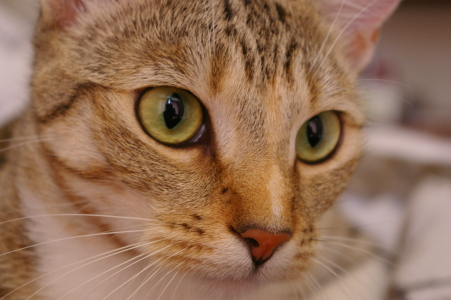
#> input picture skimage.data.chelsea(), 451 x 300 px
$ jupyter execute --allow-errors image_processing_intro.ipynb   (shell and % lines are left out)   (Python 2 division)
#> lines starting #> are read from the running program, lines starting #| are printed output that depends on the picture
# Introduction to image processing

See also the [computer vision lecture notes](material/brink_cv_notes.pdf) by Willie Brink et al. (SU)
from where I borrowed some of the exercises below.

## Concepts

- What is an image and how is it formed?
- **What** is image processing and **why** do it?
- How do we represent images on the computer?
  - Floating point or integers
  - Grey or colour -- and moving from grey to colour [0.2125, 0.7154, 0.0721]
  - Other color spaces, e.g. for printing (CMYK) or perception (HSV)
  - Transparency

[cell 1]
import matplotlib.pyplot as plt
import numpy as np

[cell 2]
image = np.zeros((100, 100)).astype(int)

image[30:60, 30:60] = 255
image[:10, :10] = 128

print image

[cell 3]
plt.imshow(image, cmap='gray', interpolation='nearest',
           vmin=0, vmax=255)

[cell 4]
image = np.zeros((100, 100))
image[:50, :50] = 0.8
image[50:, 50:] = 0.4

plt.imshow(image, cmap='gray', interpolation='nearest',
           vmin=0, vmax=1)

[cell 5]
rgb = np.zeros((100, 100, 3))

rgb[:10, :10, 0] = 1
rgb[10:30, 10:30, 1] = 1
rgb[-30:, -30:, 2] = 1

plt.imshow(rgb, vmin=0, vmax=1)

[cell 6]
rgb = np.zeros((100, 100, 3))

rgb[:10, :10, 0] = 1
rgb[10:30, 10:30, 1] = 1
rgb[:, :, 2] = 1

plt.imshow(rgb, vmin=0, vmax=1)

[cell 7]
from skimage import data
cat = data.chelsea()
#> cat is the input picture: shape (300, 451, 3); mean R, G, B 147.7, 111.4, 86.8

cat = cat.astype(float)
cat = cat / cat.max()

plt.imshow(cat)

[cell 8]
cat.shape
#> Out = (300, 451, 3)

[cell 9]
red = cat[..., 0]
green = cat[..., 1]
blue = cat[..., 2]

out = (red + green + blue) / 3.

plt.imshow(out, cmap='gray')

[cell 10]
red = cat[..., 0]
green = cat[..., 1]
blue = cat[..., 2]

out = 0.2125 * red + 0.7154 * green + 0.0721 * blue

plt.imshow(out, cmap='gray')

[cell 11]
def split_color(image):
    red = image[:, :, 0]
    green = image[..., 1]
    blue = image[..., 2]

    fig, (ax0, ax1, ax2, ax3) = plt.subplots(1, 4, figsize=(10, 4))

    ax0.imshow(red, cmap='gray')
    ax0.set_xlabel('Red')

    ax1.imshow(green, cmap='gray')
    ax1.set_xlabel('Green')

    ax2.imshow(blue, cmap='gray')
    ax2.set_xlabel('Blue')

    ax3.imshow(image, vmin=0, vmax=1, cmap='gray')
    ax3.set_xlabel('RGB')

[cell 12]
red = np.zeros((100, 100))
green = np.zeros((100, 100))
blue = np.zeros((100, 100))

red[:60, :60] = 1
blue[:60, -60:] = 1
green[40:80, 20:80] = 1

image = np.dstack((red, green, blue))

split_color(image)

[cell 13]
balloon = plt.imread('images/balloon.jpg')
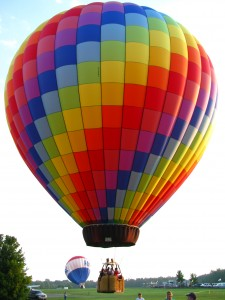
#> input picture 2014_intro_to_ml_and_image_proc/images/balloon.jpg, 225 x 300 px
#> balloon is the input picture: shape (300, 225, 3); mean R, G, B 170.1, 140.5, 129.3
split_color(balloon)
#> in split_color (call 2), `blue = image[..., 2]`:
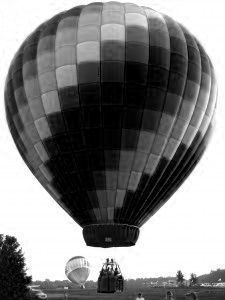
#> blue: shape (300, 225); min 0, max 255, mean 129.3

[cell 14]
import matplotlib.pyplot as plt
import numpy as np
from IPython.html.widgets import interact

# Let's examine the content of an image

1. Load the image using plt.imread (or get an example image from skimage.data)

then examine it by

- Plotting it (color map, interpolation)
- Looking at its histogram (always [be careful of histogram bin width](http://jakevdp.github.io/blog/2012/09/12/dynamic-programming-in-python/))
- Taking a slice through it

## Modifying an image

- Adjusting its values element-wise
- Thresholding an image
- Filtering an image (blurring, mean and median filters)

[cell 15]
image = plt.imread('images/balloon.jpg')
image = image.astype(float)
image = image / 255.

[cell 16]
from skimage import img_as_float

image = img_as_float(plt.imread('images/balloon.jpg'))

[cell 17]
plt.imshow(image, vmin=0, vmax=1)

[cell 18]
green = image[..., 1]
plt.imshow(green, cmap='gray')

[cell 19]
line = green[100, :]
#> line = 225 values, max 1 at index 1, min 0 at index 147, mean 0.343

plt.plot(line)
#> figure, not shown here; curve peaks at x = 1, y = 1

[cell 20]
plt.hist(green);
#> figure, not shown here; tallest bar 230 high, from x = 0.91 to 0.91; tallest bar 230 high, from x = 0.91 to 0.911; tallest bar 231 high, from x = 0.911 to 0.911

[cell 21]
from skimage import color
grey_cat = color.rgb2gray(cat)

plt.imshow(grey_cat > 0.1, cmap='gray')

[cell 22]
noise = np.random.random(grey_cat.shape)
#plt.imshow(noise, cmap='gray')

plt.imshow(noise + grey_cat, cmap='gray')

[cell 23]
noisy_cat = grey_cat + noise

[cell 24]
from scipy.signal import convolve

out = convolve(noisy_cat, np.ones((10, 10))/3.)
#> out: shape (309, 460) float64
#> the sliders are set to value = 0.5

plt.imshow(out, cmap='gray')

[cell 25]
@interact(value=(0, 1, 0.1))
def threshold(value=0.5):
    plt.imshow(grey_cat > value, cmap='gray', vmin=0, vmax=1)

[cell 26]
from skimage import data, color
from scipy.signal import convolve

image = data.camera()
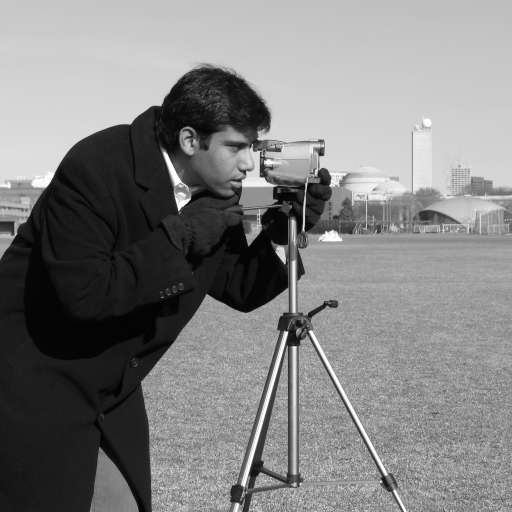
#> input picture skimage.data.camera(), 512 x 512 px
#> image is the input picture: shape (512, 512); min 0, max 255, mean 129.1
#> the sliders are set to n = 8

@interact(n=(1,15,2))
def blur(n=5):
#> called with n = 8
    out = convolve(image, np.ones([n, n]))
#> out: shape (519, 519) float64
    plt.imshow(out, cmap='gray', interpolation='nearest')

## A typical example: finding the ring of a coffee cup

#> (a cell that did not finish here is left out)

#> (a cell that did not finish here is left out)

#> (a cell that did not finish here is left out)

[cell 30]
from scipy.ndimage import label
#> (the rest of this cell did not finish here and is left out)

#> (a cell that did not finish here is left out)

[cell 32]
from skimage.measure import regionprops
#> (the rest of this cell did not finish here and is left out)

#> (a cell that did not finish here is left out)

#> (a cell that did not finish here is left out)

#> (a cell that did not finish here is left out)

# Filtering an image in the frequency domain

[cell 36]
from skimage import data
chelsea = data.chelsea()
plt.imshow(chelsea);

[cell 37]
from skimage import color
chelsea_gray = color.rgb2gray(chelsea)
plt.imshow(chelsea_gray, cmap='gray');

[cell 38]
F = np.abs(np.fft.fft2(chelsea_gray))
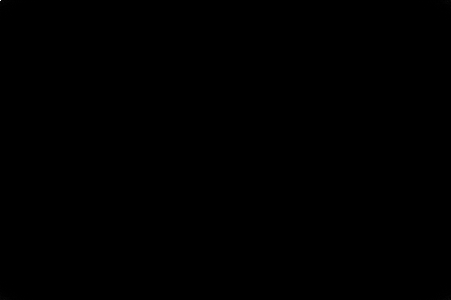
#> F: shape (300, 451) float64; min 0.022, max 62273, mean 13.7; drawn with min black and max white
plt.imshow(np.log(1 + np.fft.fftshift(F)), cmap='gray')

# Exercises

1. Read in 'coffee.png' and make the image appear more red
   (hint: np.clip)
2. Separate the actors from the green background in the image greenscreen.jpg by
   thresholding the different colour channels in a suitable way. Then place the
   actors on top of some other (more interesting) background of your own choosing
   (e.g. 'forest.jpg').
3. Implement a mean or a median filter, and apply it to 'noisypeppers.png'
4. The image 'moonlanding.jpg' has been subjected to some bad periodic noise.  Apply the
   Fast Fourier Transform (FFT) to the image and see if there are any peaks.  Suppress the high
   frequency components of the transform and then apply the inverse FFT.  [See the template solution below,
   or the [full solution notebook](moonlanding_solution.ipynb)]

BONUS Q. If you completed the above exercises, why not try to implement histogram equalization?  You can learn
how it works in the computer vision notes or from Wikipedia.  Use the image from Wikipedia as example
input.

[cell 39]
## Template for question 4

"""
An image contaminated by periodic systems noise is filtered by supressing
appropriate frequencies in its spectrum.

Note that most computational packages return the 2-dimensional FFT with the
lowest frequencies on the outside (four corners), and the highest frequencies
in the center.  The ``np.fft.fftshift`` command is used to move the low
frequency components to the center.
"""


import numpy as np
from matplotlib import pyplot as plt


def plot_spectrum(F, axis):
    """Compress and plot an amplitude spectrum.

    The values in the spectrum vary widely in amplitude, so a log transform is
    applied to compress its range.

    """
    # Compute the spectrum magnitude
    mag = np.abs(F)

    # Compress range
    mag = np.log(1 + mag)

    # Display
    axis.imshow(np.fft.fftshift(mag), plt.cm.Blues)


image = plt.imread('images/moonlanding.jpg')
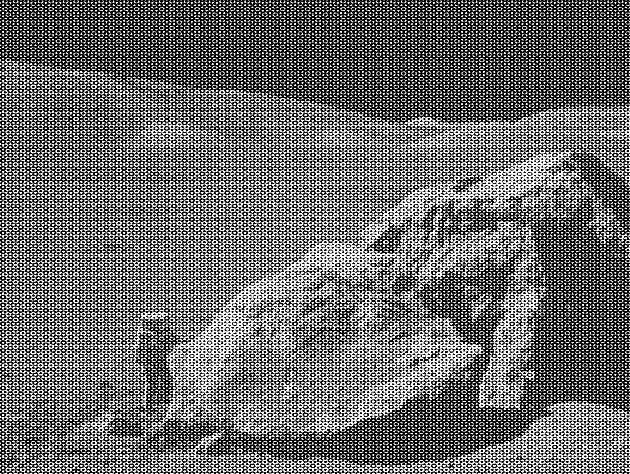
#> input picture 2014_intro_to_ml_and_image_proc/images/moonlanding.jpg, 630 x 474 px
#> image is the input picture: shape (474, 630); min 0, max 255, mean 108.1

# Compute the 2-D FFT of the input image
F = ...

# Make a copy of the original spectrum to operate on
#> (the rest of this cell did not finish here and is left out)

[cell 40]
greenscreen = plt.imread('images/greenscreen.jpg')
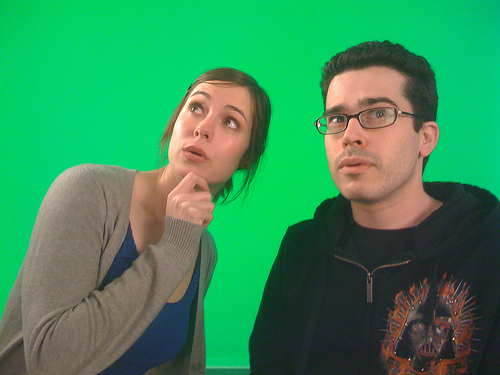
#> input picture 2014_intro_to_ml_and_image_proc/images/greenscreen.jpg, 500 x 375 px
#> greenscreen is the input picture: shape (375, 500, 3); mean R, G, B 56.1, 140.7, 88.5
plt.imshow(greenscreen)

[cell 41]
people = plt.imread('images/greenscreen.jpg')[..., 1]
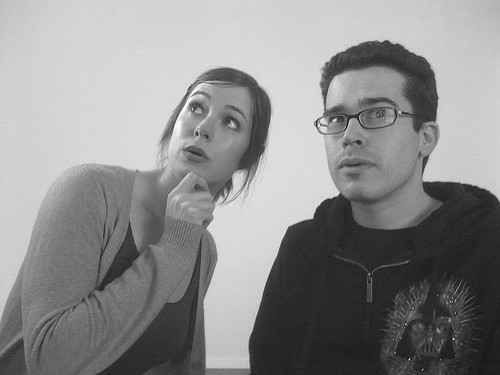
#> people: shape (375, 500); min 3, max 255, mean 140.7

f, (ax0, ax1) = plt.subplots(1, 2, figsize=(10, 4))
ax0.imshow(people, cmap='gray')
ax1.hist(people.flat, bins=100);
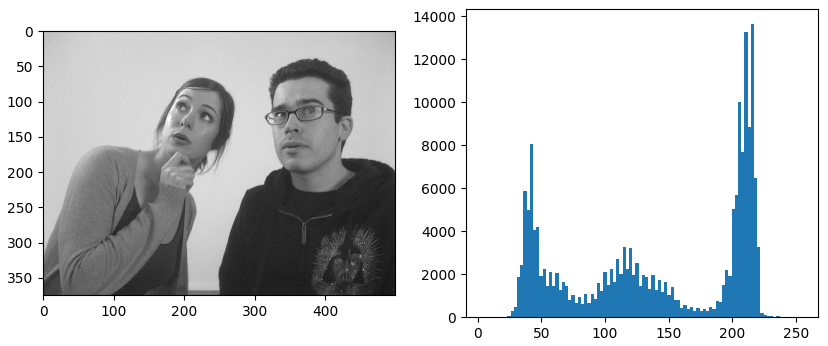
#> figure drawn by matplotlib, 2 panels; panel 2: tallest bar 13662 high, from x = 214.7 to 217.2

# Group challenge 1: image rotation

The following code shows how to rotate an image using the skimage (scikit-image) library.

[cell 42]
import matplotlib.pyplot as plt
from skimage import transform, data

#> (the rest of this cell did not finish here and is left out)

<span style="font-size: 150%;">**Assignment:** Form a group of between 3 and 6 people, and write an algorithm that will
do the same (i.e., take an input image, and rotate it).</span>

If you feel creative, you can also write code to magnify (zoom) the image.

<p></p>

### A problematic approach

[cell 43]
from skimage import color
image = color.rgb2gray(plt.imread('images/stefan.jpg'))
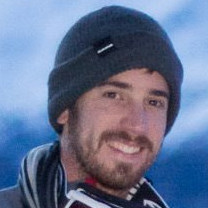
#> input picture 2014_intro_to_ml_and_image_proc/images/stefan.jpg, 208 x 208 px
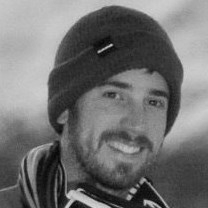
#> image: shape (208, 208) float64; min 0.0065, max 0.862, mean 0.443

[cell 44]
def rotate(image, theta):
#> called with theta = 40
    theta = np.deg2rad(theta)

    height, width = image.shape[:2]
#> height = 208; width = 208
    out = np.zeros_like(image)

    centre_x, centre_y = width / 2., height / 2.
#> centre_x = 104; centre_y = 104

    for x in range(width):
        for y in range(height):

            x_c = x - centre_x
            y_c = y - centre_y

            # Determine polar coordinate of pixel
            radius = np.sqrt(x_c**2 + y_c**2)
            angle = np.arctan2(y_c, x_c)

            new_angle = angle + theta

            new_x = radius * np.cos(new_angle)
            new_y = radius * np.sin(new_angle)

            new_x = new_x + centre_x
            new_y = new_y + centre_y

            if (new_x >= width) or (new_x < 0) or\
               (new_y >= height) or (new_y < 0):
                    continue
            else:
                out[new_y, new_x] = image[y, x]
#> out: shape (208, 208) float64; every value is 0

    return out

#> (the rest of this cell did not finish here and is left out)
